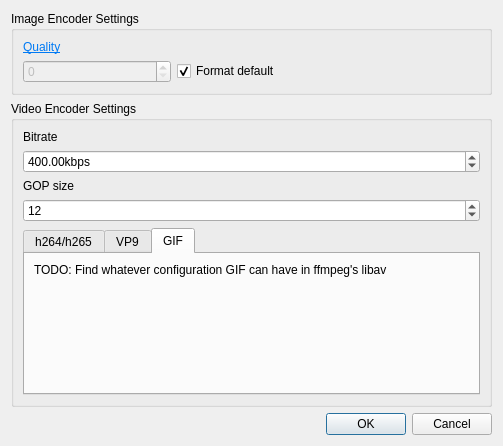
<?xml version="1.0" encoding="UTF-8"?>
<ui version="4.0">
 <class>EncoderSettingsDialog</class>
 <widget class="QDialog" name="EncoderSettingsDialog">
  <property name="geometry">
   <rect>
    <x>0</x>
    <y>0</y>
    <width>503</width>
    <height>446</height>
   </rect>
  </property>
  <property name="windowTitle">
   <string notr="true">Dialog</string>
  </property>
  <layout class="QVBoxLayout" name="verticalLayout_2">
   <item>
    <widget class="QGroupBox" name="groupBox_2">
     <property name="title">
      <string>Image Encoder Settings</string>
     </property>
     <layout class="QGridLayout" name="gridLayout_2">
      <item row="2" column="0">
       <widget class="QSpinBox" name="imageQuality">
        <property name="enabled">
         <bool>false</bool>
        </property>
        <property name="maximum">
         <number>100</number>
        </property>
        <property name="value">
         <number>0</number>
        </property>
       </widget>
      </item>
      <item row="1" column="0" colspan="3">
       <widget class="QLabel" name="label_5">
        <property name="text">
         <string>&lt;html&gt;&lt;head/&gt;&lt;body&gt;&lt;p&gt;&lt;a href=&quot;http://doc.qt.io/qt-5/qpixmap.html#save&quot;&gt;&lt;span style=&quot; text-decoration: underline; color:#007af4;&quot;&gt;Quality&lt;/span&gt;&lt;/a&gt;&lt;/p&gt;&lt;/body&gt;&lt;/html&gt;</string>
        </property>
        <property name="openExternalLinks">
         <bool>true</bool>
        </property>
       </widget>
      </item>
      <item row="2" column="1" colspan="2">
       <widget class="QCheckBox" name="defaultImageQuality">
        <property name="text">
         <string>Format default</string>
        </property>
        <property name="checked">
         <bool>true</bool>
        </property>
       </widget>
      </item>
     </layout>
    </widget>
   </item>
   <item>
    <widget class="QGroupBox" name="groupBox">
     <property name="title">
      <string>Video Encoder Settings</string>
     </property>
     <layout class="QGridLayout" name="gridLayout">
      <item row="4" column="0">
       <widget class="QTabWidget" name="videoTabs">
        <property name="currentIndex">
         <number>2</number>
        </property>
        <widget class="QWidget" name="hTab">
         <property name="layoutDirection">
          <enum>Qt::LeftToRight</enum>
         </property>
         <attribute name="title">
          <string notr="true">h264/h265</string>
         </attribute>
         <layout class="QFormLayout" name="verticalLayout">
          <item row="0" column="0">
           <widget class="QLabel" name="label">
            <property name="text">
             <string>&lt;html&gt;&lt;head/&gt;&lt;body&gt;&lt;p&gt;&lt;a href=&quot;https://trac.ffmpeg.org/wiki/Encode/H.264#crf&quot;&gt;&lt;span style=&quot; text-decoration: underline; color:#007af4;&quot;&gt;Preset&lt;/span&gt;&lt;/a&gt;&lt;/p&gt;&lt;/body&gt;&lt;/html&gt;</string>
            </property>
            <property name="openExternalLinks">
             <bool>true</bool>
            </property>
           </widget>
          </item>
          <item row="0" column="1">
           <widget class="QComboBox" name="profileBox">
            <property name="currentText">
             <string notr="true">ultrafast</string>
            </property>
            <property name="currentIndex">
             <number>0</number>
            </property>
            <item>
             <property name="text">
              <string notr="true">ultrafast</string>
             </property>
            </item>
            <item>
             <property name="text">
              <string notr="true">superfast</string>
             </property>
            </item>
            <item>
             <property name="text">
              <string notr="true">veryfast</string>
             </property>
            </item>
            <item>
             <property name="text">
              <string notr="true">faster</string>
             </property>
            </item>
            <item>
             <property name="text">
              <string notr="true">fast</string>
             </property>
            </item>
            <item>
             <property name="text">
              <string notr="true">medium</string>
             </property>
            </item>
            <item>
             <property name="text">
              <string notr="true">slow</string>
             </property>
            </item>
            <item>
             <property name="text">
              <string notr="true">slower</string>
             </property>
            </item>
            <item>
             <property name="text">
              <string notr="true">veryslow</string>
             </property>
            </item>
            <item>
             <property name="text">
              <string notr="true">placebo</string>
             </property>
            </item>
           </widget>
          </item>
          <item row="1" column="0">
           <widget class="QLabel" name="label_2">
            <property name="text">
             <string>&lt;html&gt;&lt;head/&gt;&lt;body&gt;&lt;p&gt;&lt;a href=&quot;https://trac.ffmpeg.org/wiki/Encode/H.264#crf&quot;&gt;&lt;span style=&quot; text-decoration: underline; color:#007af4;&quot;&gt;CRF&lt;/span&gt;&lt;/a&gt;&lt;/p&gt;&lt;/body&gt;&lt;/html&gt;</string>
            </property>
            <property name="openExternalLinks">
             <bool>true</bool>
            </property>
           </widget>
          </item>
          <item row="1" column="1">
           <widget class="QSpinBox" name="crf">
            <property name="maximum">
             <number>51</number>
            </property>
            <property name="value">
             <number>23</number>
            </property>
           </widget>
          </item>
         </layout>
        </widget>
        <widget class="QWidget" name="vpTab">
         <attribute name="title">
          <string notr="true">VP9</string>
         </attribute>
         <layout class="QFormLayout" name="verticalLayout1">
          <item row="0" column="1">
           <widget class="QCheckBox" name="vp9Lossless">
            <property name="text">
             <string>Lossless (not recommended)</string>
            </property>
           </widget>
          </item>
         </layout>
        </widget>
        <widget class="QWidget" name="gifTab">
         <attribute name="title">
          <string notr="true">GIF</string>
         </attribute>
         <layout class="QFormLayout" name="verticalLayout2">
          <item row="0" column="0">
           <widget class="QLabel" name="label_3">
            <property name="text">
             <string>TODO: Find whatever configuration GIF can have in ffmpeg's libav</string>
            </property>
            <property name="openExternalLinks">
             <bool>true</bool>
            </property>
           </widget>
          </item>
         </layout>
        </widget>
       </widget>
      </item>
      <item row="0" column="0">
       <widget class="QLabel" name="label_4">
        <property name="text">
         <string>Bitrate</string>
        </property>
        <property name="openExternalLinks">
         <bool>true</bool>
        </property>
       </widget>
      </item>
      <item row="1" column="0">
       <widget class="QDoubleSpinBox" name="bitrate">
        <property name="suffix">
         <string notr="true">kbps</string>
        </property>
        <property name="maximum">
         <double>999999.000000000000000</double>
        </property>
        <property name="value">
         <double>400.000000000000000</double>
        </property>
       </widget>
      </item>
      <item row="2" column="0">
       <widget class="QLabel" name="label_6">
        <property name="toolTip">
         <string>The number of pictures in a group of pictures, or 0 for intra only </string>
        </property>
        <property name="text">
         <string>GOP size</string>
        </property>
        <property name="openExternalLinks">
         <bool>true</bool>
        </property>
       </widget>
      </item>
      <item row="3" column="0">
       <widget class="QSpinBox" name="gopSize">
        <property name="minimum">
         <number>0</number>
        </property>
        <property name="value">
         <number>12</number>
        </property>
       </widget>
      </item>
     </layout>
    </widget>
   </item>
   <item>
    <widget class="QDialogButtonBox" name="buttonBox">
     <property name="orientation">
      <enum>Qt::Horizontal</enum>
     </property>
     <property name="standardButtons">
      <set>QDialogButtonBox::Cancel|QDialogButtonBox::Ok</set>
     </property>
    </widget>
   </item>
  </layout>
 </widget>
 <resources/>
 <connections>
  <connection>
   <sender>buttonBox</sender>
   <signal>accepted()</signal>
   <receiver>EncoderSettingsDialog</receiver>
   <slot>accept()</slot>
   <hints>
    <hint type="sourcelabel">
     <x>227</x>
     <y>518</y>
    </hint>
    <hint type="destinationlabel">
     <x>157</x>
     <y>274</y>
    </hint>
   </hints>
  </connection>
  <connection>
   <sender>buttonBox</sender>
   <signal>rejected()</signal>
   <receiver>EncoderSettingsDialog</receiver>
   <slot>reject()</slot>
   <hints>
    <hint type="sourcelabel">
     <x>295</x>
     <y>524</y>
    </hint>
    <hint type="destinationlabel">
     <x>286</x>
     <y>274</y>
    </hint>
   </hints>
  </connection>
 </connections>
</ui>
